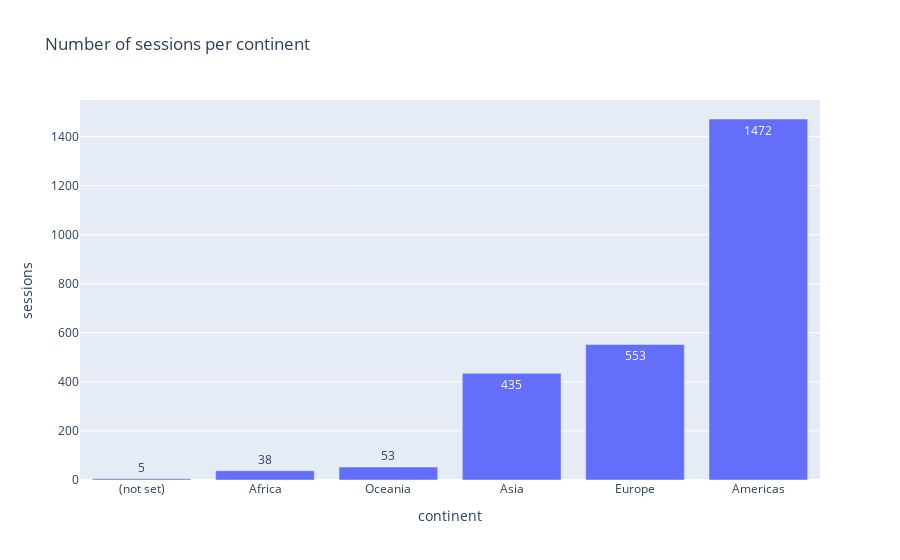

Write notebook code for a chart like this one.
### Code cell
# Plot the number of sessions per continent using the predefined plotting function
plot_sessions_per_group(df_clean, 'continent')

### Figure 1 — Plotly figure (JSON) as saved in the notebook; plotly's stock layout.template omitted (floating-point values rounded to 4 significant figures)
{"data": [{"alignmentgroup": "True", "hovertemplate": "continent=%{x}<br>sessions=%{text}<extra></extra>", "legendgroup": "", "marker": {"color": "#636efa", "pattern": {"shape": ""}}, "name": "", "offsetgroup": "", "orientation": "v", "showlegend": false, "text": [5, 38, 53, 435, 553, 1472], "textposition": "auto", "x": ["(not set)", "Africa", "Oceania", "Asia", "Europe", "Americas"], "xaxis": "x", "y": [5, 38, 53, 435, 553, 1472], "yaxis": "y", "type": "bar"}], "layout": {"xaxis": {"anchor": "y", "domain": [0, 1], "title": {"text": "continent"}}, "yaxis": {"anchor": "x", "domain": [0, 1], "title": {"text": "sessions"}}, "legend": {"tracegroupgap": 0}, "title": {"text": "Number of sessions per continent"}, "barmode": "relative"}}
